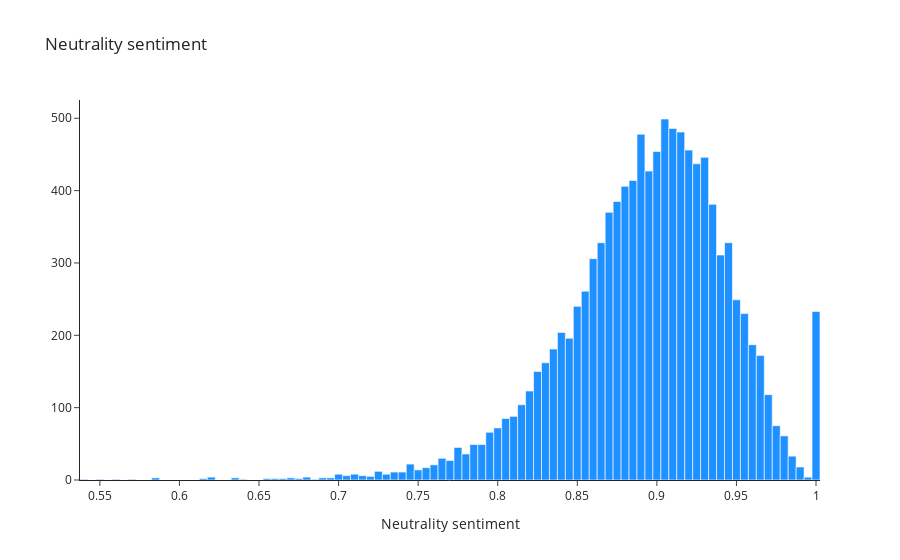

Notebook code cell kept with this figure:
### Markdown cell above
From the above plot, we can see that the positive sentiment has maximum probability mass at 0 (similar to the negative sentiment distribution), indicating that a large number of articles show no negativity. The distribution also has a very slight rightward (positive) skew, indicating that lower values of positivity are more likely. Very few abstracts have positivity greater than 0.15, indicating that most abstracts do not project a positive view. These results make sense because research is meant to be object, and not project emotions, whether positive or negative.

### Code cell
fig = go.Figure(go.Histogram(x=[pols["neu"] for pols in polar_0], marker=dict(
        color='dodgerblue'
    )))
fig.update_layout(xaxis_title="Neutrality sentiment", title_text="Neutrality sentiment", template="simple_white")
fig.show()

### Figure 1 — Plotly figure (JSON) as saved in the notebook; plotly's stock layout.template omitted (floating-point values rounded to 4 significant figures; data arrays with more than 128 entries replaced by an {"elided": "..."} marker saying what was removed)
{"data": [{"marker": {"color": "dodgerblue"}, "type": "histogram", "x": {"elided": "11129 float values"}}], "layout": {"title": {"text": "Neutrality sentiment"}, "xaxis": {"title": {"text": "Neutrality sentiment"}}}}
